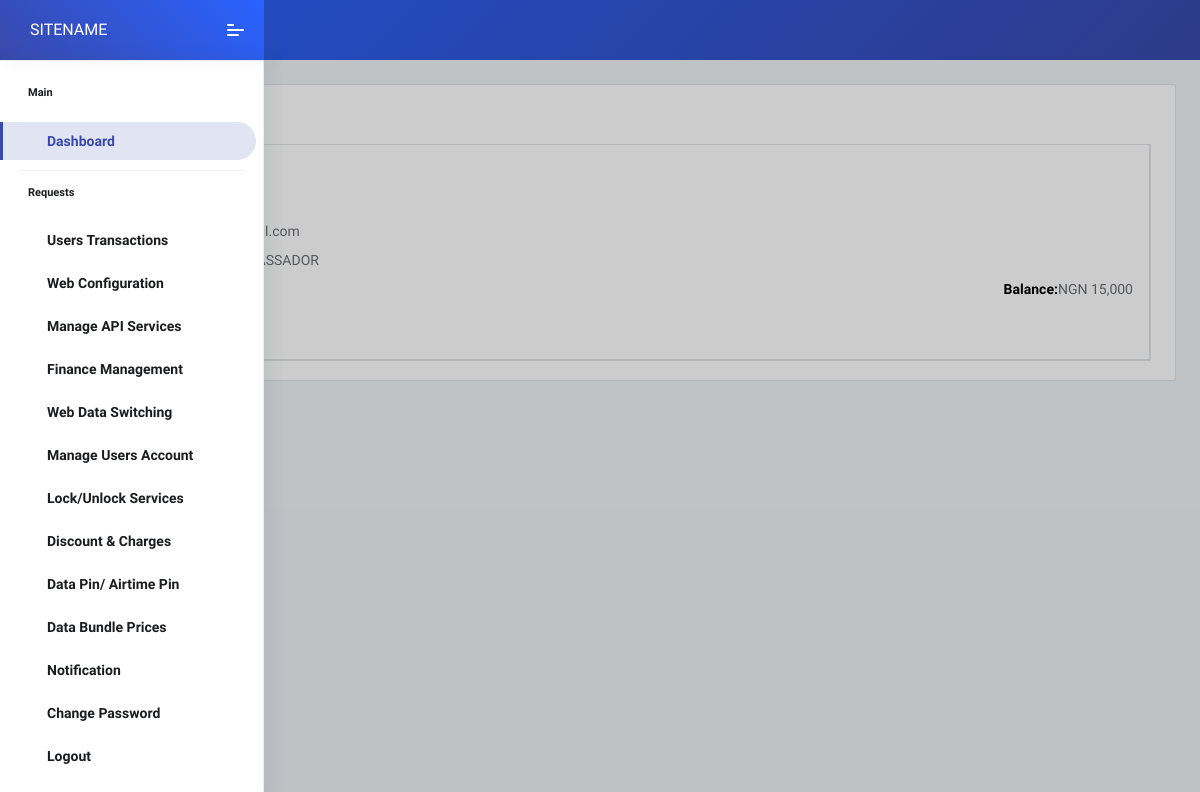
Screenshot of /vtu-adminU335/view_users.php (signed in) with the database file from the repository.
### tables this page shows
CREATE TABLE `general_setting` (
  `id` int(11) NOT NULL,
  `sitetitle` varchar(255) NOT NULL,
  `mtn_guest` varchar(255) NOT NULL,
  `glo_guest` varchar(255) NOT NULL,
  `airtel_guest` varchar(255) NOT NULL,
  `mobile_guest` varchar(500) NOT NULL,
  `contact_body` varchar(255) NOT NULL,
  `contact_number` varchar(255) NOT NULL,
  `paystack_sk` varchar(255) NOT NULL,
  `paystack_pk` varchar(255) NOT NULL,
  `glo_n` varchar(255) NOT NULL,
  `mtn_n` varchar(255) NOT NULL,
  `airtel_n` varchar(255) NOT NULL,
  `mobile_n` varchar(255) NOT NULL,
  `cable_prices` varchar(2552) NOT NULL,
  `simpin` int(30) NOT NULL,
  `airtelpin` int(4) NOT NULL,
  `mtn_gifting` varchar(2552) NOT NULL,
  `smsusername` varchar(255) NOT NULL,
  `smspassword` varchar(255) NOT NULL,
  `sms_sender` varchar(50) NOT NULL,
  `sms_token` varchar(500) NOT NULL,
  `whatsapp` varchar(30) NOT NULL,
  `m_discount` int(2) NOT NULL,
  `g_discount` int(2) NOT NULL,
  `a_discount` int(2) NOT NULL,
  `mo_discount` int(2) NOT NULL,
  `cable_charge` varchar(4) NOT NULL,
  `elect_charge` varchar(4) NOT NULL,
  `deposit_num` varchar(15) NOT NULL,
  `gladapi` varchar(300) NOT NULL,
  `mtnswitch` varchar(25) NOT NULL,
  `gloswitch` varchar(25) NOT NULL,
  `airtelswitch` varchar(25) NOT NULL,
  `mobileswitch` varchar(25) NOT NULL,
  `airtimeswitch` varchar(40) NOT NULL,
  `waec_price` varchar(7) NOT NULL,
  `neco_price` varchar(10) NOT NULL,
  `nabteb_price` varchar(10) NOT NULL,
  `a_discount2` varchar(7) NOT NULL,
  `g_discount2` varchar(7) NOT NULL,
  `mo_discount2` varchar(7) NOT NULL,
  `m_discount2` varchar(7) NOT NULL,
  `earner_price` varchar(5000) NOT NULL,
  `topuser_price` varchar(5000) NOT NULL,
  `affliate_price` varchar(5000) NOT NULL,
  `ambassador_price` varchar(5000) NOT NULL,
  `smile_bundle` varchar(5000) NOT NULL,
  `m_discount3` varchar(7) NOT NULL,
  `a_discount3` varchar(7) NOT NULL,
  `g_discount3` varchar(7) NOT NULL,
  `mo_discount3` varchar(7) NOT NULL,
  `mail_host` varchar(300) NOT NULL,
  `mail_user` varchar(300) NOT NULL,
  `mail_pass` varchar(300) NOT NULL,
  `mtn_server` varchar(300) NOT NULL,
  `glo_server` varchar(300) NOT NULL,
  `airtel_server` varchar(300) NOT NULL,
  `mobile_server` varchar(300) NOT NULL,
  `ussd_token` varchar(300) NOT NULL,
  `mtn_airtimepin` varchar(4) NOT NULL,
  `glo_airtimepin` varchar(4) NOT NULL,
  `airtel_airtimepin` varchar(4) NOT NULL,
  `mobile_airtimepin` varchar(4) NOT NULL,
  `vtpass_login` varchar(500) NOT NULL,
  `popup_msg` varchar(5000) NOT NULL,
  `mode` varchar(3) NOT NULL,
  `scroll_msg` varchar(5000) NOT NULL,
  `admin_email` varchar(100) NOT NULL,
  `theme_color` varchar(100) NOT NULL,
  `tv_switch` varchar(25) NOT NULL,
  `elect_switch` varchar(25) NOT NULL,
  `edu_switch` varchar(25) NOT NULL,
  `gifting_switch` varchar(25) NOT NULL,
  `airtelcgswitch` varchar(25) NOT NULL
);

CREATE TABLE `users` (
  `id` int(11) NOT NULL,
  `firstname` varchar(255) NOT NULL,
  `lastname` varchar(100) NOT NULL,
  `refcode` varchar(255) NOT NULL,
  `referredby` varchar(255) NOT NULL,
  `mobile` varchar(255) NOT NULL,
  `email` varchar(255) NOT NULL,
  `password` varchar(255) NOT NULL,
  `us_wallets` varchar(255) NOT NULL DEFAULT '0',
  `us_bonus` int(10) NOT NULL,
  `block` varchar(255) NOT NULL DEFAULT '0',
  `sid` varchar(255) DEFAULT '0',
  `report` varchar(200) NOT NULL DEFAULT '0',
  `ceov` varchar(30) NOT NULL,
  `activate` int(10) NOT NULL,
  `LastLogin` varchar(255) DEFAULT '0',
  `emailR` varchar(255) NOT NULL DEFAULT 'general@gmail.com',
  `token` varchar(500) NOT NULL,
  `bank_name` varchar(100) NOT NULL,
  `account_name` varchar(100) NOT NULL,
  `account_number` varchar(100) NOT NULL,
  `gen_bank` varchar(100) NOT NULL,
  `ref` varchar(100) NOT NULL,
  `reg_active` int(1) NOT NULL,
  `reg_date` varchar(100) NOT NULL,
  `wema` varchar(25) NOT NULL,
  `sterling` varchar(25) NOT NULL,
  `monie` varchar(25) NOT NULL
);

### config.php (called while the page is built, shortened)
<?php
$adminpage = "https://olampaysub.com/vtu-adminU335";
$dbsetting = mysqli_connect('localhost','olamugii_olamdata','Wuf5k@8VYg3ckTY','olamugii_olamdata');
$querysetting = "SELECT * FROM general_setting";
                $resultsetting = mysqli_query($dbsetting, $querysetting);
                while($rowsetting = mysqli_fetch_assoc($resultsetting)) {
 $sitetitle = $rowsetting['sitetitle'];
}
?>

### vtu-adminU335/session.php (called while the page is built, shortened)
<?php
require('../config.php');
?>

### vtu-adminU335/view_users.php (the view, shortened to what this page needs)
<?php
require("header.php");
?>
    <div class="pcoded-main-container">
        <div class="pcoded-wrapper">
            <div class="pcoded-content">
                <div class="pcoded-inner-content">
                    <div class="main-body">
                        <div class="page-wrapper">
<?php
$users="";
$get_users = mysqli_query($db, "SELECT * FROM users WHERE reg_active='1' ORDER BY id DESC");
while($data =mysqli_fetch_array($get_users)){
      $first_name=$data['firstname'];
      $last_name=$data['lastname'];
      $mobile=$data['mobile'];
      $username=$data['email'];
      $email=$data['emailR'];
      $mallu=$data['us_wallets'];
      $ceov=$data['ceov'];
      $reg_active=$data['reg_active'];
      if ($reg_active==0){
        $passbtn='<a href="'.$adminpage.'/verify_user.php?email='.$email.'"><button class="btn btn-danger">APPROVE NOW</button></a>';
      }
      else{
       $passbtn='<button class="btn btn-success">VERIFIED</button>';
      }
      $users.='
<div class="row">
        <div class="col-md-12 grid-margin stretch-card">
        <div class="card">
                <div class="card-body">
                    <ul class="nav nav-tabs" id="myTab" role="tablist">
                      <li class="nav-item">
                        <a class="nav-link active" id="profile-tab" data-toggle="tab" href="#profile" role="tab" aria-controls="profile" aria-selected="true" style="color:blue;">'.$first_name.'-'.$last_name.'</a>
                      </li>
                    </ul>
                    <div class="tab-content border border-top-0 p-3" id="myTabContent">
                      <div class="tab-pane fade active show" id="profile" role="tabpanel" aria-labelledby="profile-tab">
                           <h6 class="card-title">'.$mobile.'</h6>
                           <form class="forms-sample">
                            <div class="form-group">
                                <label style="color: black;font-weight: bold;">Username</label>
                               <span>'.$username.'</span>
                               <br>
                                <label style="color: black;font-weight: bold;">Email</label>
                                <span>'.$email.'</span>
                                <br>
                                 <label style="color: black;font-weight: bold;">Account Type</label>
                                <span>'.strtoupper($ceov).'</span>
                                <br>
                                <span style="float: right;"><span style="color: black;font-weight: bold;">Balance:</span>NGN '.number_format($mallu).'</span>
                            <p>'.$passbtn.'</p>
                            </div>
                      </div>
                    </div>
                </div>
            </div>
        </div>
    </div>';
    }
?>
<?php echo $users; ?>
                        </div>
                    </div>
                </div>
            </div>
        </div>
    </div>
<?php require("footer.php"); ?>

### vtu-adminU335/header.php (shortened to what this page needs)
<?php
require("session.php");
?>
<!DOCTYPE html>
<html lang="en">
<head>
    <link rel="stylesheet" href="https://codedthemes.com/demos/admin-templates/flash-able/bootstrap/assets/fonts/fontawesome/css/fontawesome-all.min.css">
    <link rel="stylesheet" href="static/assets/plugins/animation/css/animate.min.css">
    <link rel="stylesheet" href="static/assets/plugins/prism/css/prism.min.css">
    <link rel="stylesheet" href="static/assets/plugins/data-tables/css/datatables.min.css">
    <link rel="stylesheet" href="static/assets/css/style.css">
    <link rel="stylesheet" href="static/assets/plugins/pnotify/css/pnotify.custom.min.css">
	<link rel="stylesheet" href="static/assets/css/pages/pnotify.css">
    <link rel="stylesheet" href="https://codedthemes.com/demos/admin-templates/flash-able/bootstrap/assets/fonts/feather/css/feather.css">
</head>
<body class="layout-3">
    <nav class="pcoded-navbar menupos-fixed menu-light brand-blue active-blue">
        <div class="navbar-wrapper">
            <div class="navbar-brand header-logo">
                <a href="<?php echo $adminpage; ?>/dashboard" class="b-brand">
                    <span class="b-title"><?php echo strtoupper($sitetitle); ?></span>
                <a class="mobile-menu" id="mobile-collapse" href=""><span></span></a>
            </div>
            <div class="navbar-content scroll-div">
                <ul class="nav pcoded-inner-navbar">
                    <li class="nav-item pcoded-menu-caption">
                        <label>Main</label>
                    </li>
                    <li class="nav-item active">
                        <a href="<?php echo $adminpage; ?>/dashboard" class="nav-link"><span class="pcoded-micon"><i class="feather icon-home"></i></span><span class="pcoded-mtext">Dashboard</span></a>
                    </li>
                    <li class="nav-item pcoded-menu-caption">
                        <label>Requests</label>
                    </li>
                     <li class="nav-item pcoded-hasmenu">
                        <a href="#" class="nav-link"><span class="pcoded-micon"><i class="feather icon-menu"></i></span><span class="pcoded-mtext">Users Transactions</span></a>
                    </li>
                    <li class="nav-item pcoded-hasmenu">
                        <a href="#" class="nav-link"><span class="pcoded-micon"><i class="feather icon-menu"></i></span><span class="pcoded-mtext">Web Configuration</span></a>
                    </li>
                 <li class="nav-item pcoded-hasmenu">
                        <a href="#" class="nav-link"><span class="pcoded-micon"><i class="feather icon-menu"></i></span><span class="pcoded-mtext">Manage API Services</span></a>
                    </li>
                    <li class="nav-item pcoded-hasmenu">
                        <a href="#" class="nav-link"><span class="pcoded-micon"><i class="feather icon-menu"></i></span><span class="pcoded-mtext">Finance Management</span></a>
                    </li>
                                        <li class="nav-item pcoded-hasmenu">
                        <a href="#" class="nav-link"><span class="pcoded-micon"><i class="feather icon-menu"></i></span><span class="pcoded-mtext">Web Data Switching</span></a>
                    </li>
                    <li class="nav-item pcoded-hasmenu">
                        <a href="#" class="nav-link"><span class="pcoded-micon"><i class="feather icon-menu"></i></span><span class="pcoded-mtext">Manage Users Account</span></a>
                    </li>
                      <li class="nav-item pcoded-hasmenu">
                        <a href="#" class="nav-link"><span class="pcoded-micon"><i class="feather icon-menu"></i></span><span class="pcoded-mtext">Lock/Unlock Services</span></a>
                    </li>
                    <li class="nav-item pcoded-hasmenu">
                        <a href="#" class="nav-link"><span class="pcoded-micon"><i class="feather icon-menu"></i></span><span class="pcoded-mtext">Discount & Charges</span></a>
                    </li>
                    <li class="nav-item pcoded-hasmenu">
                        <a href="#" class="nav-link"><span class="pcoded-micon"><i class="feather icon-menu"></i></span><span class="pcoded-mtext">Data Pin/ Airtime Pin</span></a>
                    </li>
                      <li class="nav-item pcoded-hasmenu">
                        <a href="#" class="nav-link"><span class="pcoded-micon"><i class="feather icon-menu"></i></span><span class="pcoded-mtext">Data Bundle Prices</span></a>
                    </li>
                     <li class="nav-item pcoded-hasmenu">
                        <a href="#" class="nav-link"><span class="pcoded-micon"><i class="feather icon-menu"></i></span><span class="pcoded-mtext">Notification</span></a>
                    </li>
                     <li class="nav-item">
                        <a href="<?php echo $adminpage; ?>/change_password" class="nav-link"><span class="pcoded-micon"><i class="feather icon-settings"></i></span><span class="pcoded-mtext">Change Password</span></a>
                    </li>
                     <li class="nav-item">
                        <a href="<?php echo $adminpage; ?>/logout" class="nav-link"><span class="pcoded-micon"><i class="feather icon-power"></i></span><span class="pcoded-mtext">Logout</span></a>
                    </li>
                </ul>
            </div>
        </div>
    </nav>
    <header class="navbar pcoded-header navbar-expand-lg navbar-light headerpos-fixed header-blue">
        <div class="collapse navbar-collapse">
            <ul class="navbar-nav ml-auto">
                <li>
                    <div class="dropdown drp-user">
                        <a href="#" class="dropdown-toggle" data-toggle="dropdown">
                            <i class="icon feather icon-settings"></i>
                        </a>
                    </div>
                </li>
            </ul>
        </div>
    </header>

### vtu-adminU335/view_users.php (style rules this page uses)
li { font-weight: bolder !important; }

### rows the page displays
general_setting: sitetitle "SITENAME"
users: ceov "AMBASSADOR", us_wallets "15,000"
